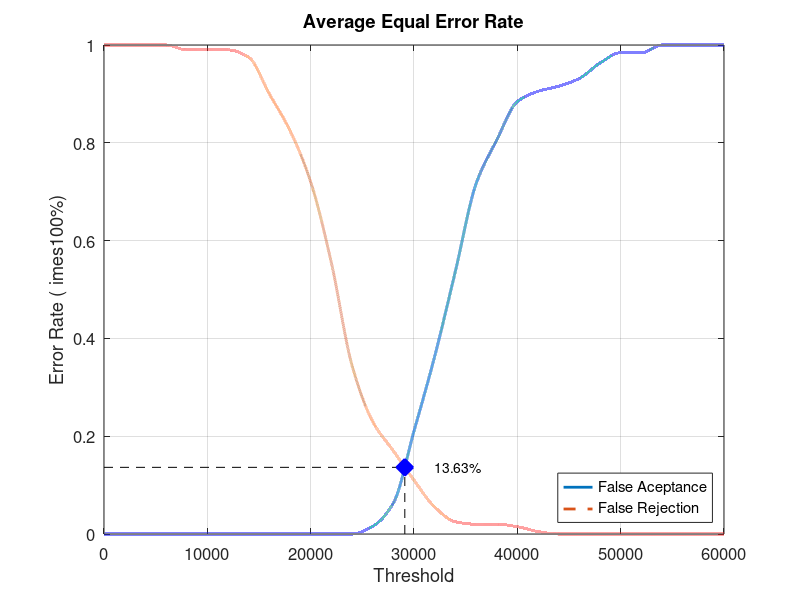
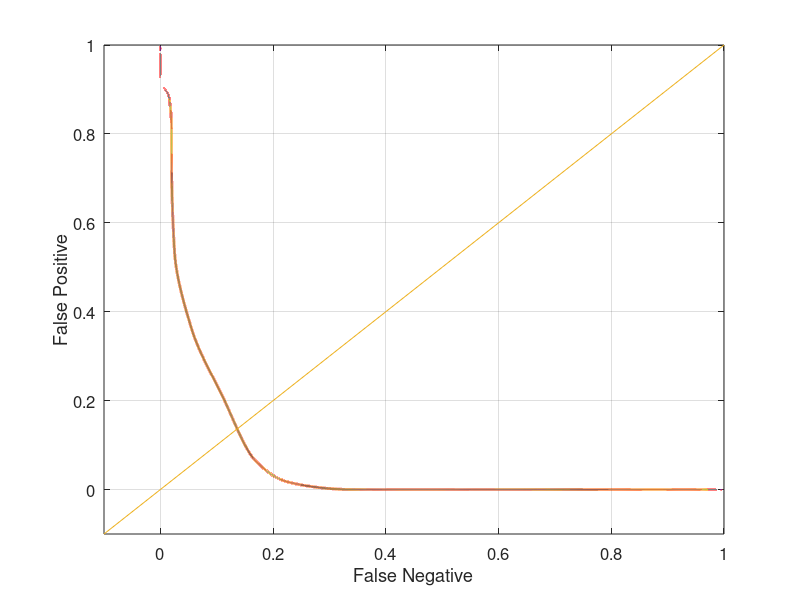

Write MATLAB code to recreate these figures, in order.
close all;
clear;
clc;
x = 0:2000:60000;
xq = 0:0.5:60000;

y0 = [0 0 0 0 0 0 0 0 0 0 0 0 0 0.0157895 0.0631579 0.210526 0.363158 0.536842 0.715789 0.805263 0.884211 0.905263 0.915789 0.931579 0.963158 0.984211 0.984211 1 1 1 1]
yy0 = interp1(x, y0, xq, 'pchip');
y1 = [1 1 1 1 0.99 0.99 0.99 0.975 0.9 0.825 0.72 0.555 0.345 0.23 0.17 0.11 0.055 0.025 0.02 0.02 0.015 0.005 0 0 0 0 0 0 0 0 0]
yy1 = interp1(x, y1, xq, 'pchip');

% Calculating EER: 
y2 = abs(y0 - y1);
find(y2 == min(y2))
yy2 = abs(yy0 - yy1);
xEER = find(yy2 == min(yy2));
xEERIndex = xq(xEER) % X-axis EER
yEER = yy0(xEER) % Y-axis EER

main = figure
plot(xq, yy0,'-','LineWidth', 2);	hold on
plot(xq, yy1,'--','LineWidth', 2);	hold on
plot([xEERIndex xEERIndex], [0 yEER], 'k--');	hold on
plot([0 xEERIndex], [yEER yEER], 'k--');	hold on
plot(xEERIndex, yEER, 'bx', 'LineWidth', 10);	hold on
text(xEERIndex + 10 * xEERIndex / 100, yEER, [num2str(round((10000 * yEER)) / 100) '%'])
legend('False Aceptance', 'False Rejection', 'Location', 'SouthEast')
xlabel('Threshold')
ylabel('Error Rate (	imes100%)')
title('Average Equal Error Rate')
set(gca, 'FontSize', 12)
axis([0 60000 0 1])
grid on

print(main, 'Database3_2Main', '-dpng');
FNRxFPR = figure('Color', [1 1 1]);
plot(yy1, yy0, '-', yy1, yy0, 'LineWidth', 2);
hold on
y = -0.1:0.1:1
plot(y, y); 
set(gca, 'FontSize', 12)
xlabel('False Negative')
ylabel('False Positive')
axis([-0.1 1 -0.1 1])
set(gca, 'FontSize', 12)
grid on

print(FNRxFPR, 'Database3_2FNRxFPR','-dpng');
